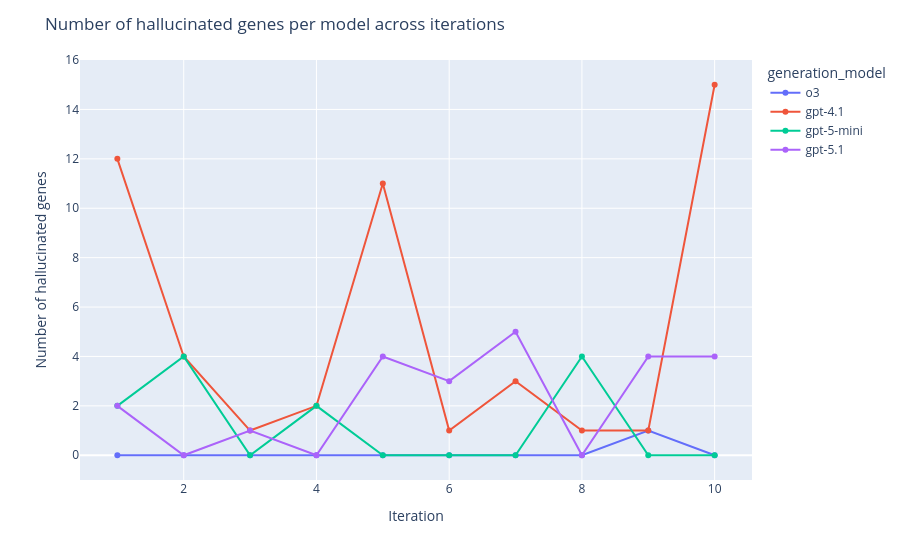

Notebook code cell kept with this figure:
### Code cell
df["hallucinated_genes"] = df["hallucinated_genes_list"].apply(
    lambda x: ", ".join(x) if isinstance(x, list) and len(x) > 0 else "None"
)

import plotly.express as px

fig = px.line(
    df,
    x="iteration",
    y="num_hallucinated_genes",
    color="generation_model",
    markers=True,
    hover_data={
        "hallucinated_genes": True,
        "num_hallucinated_genes": True
    }
)

fig.update_layout(
    title="Number of hallucinated genes per model across iterations",
    xaxis_title="Iteration",
    yaxis_title="Number of hallucinated genes"
)

fig.show()

### Figure 1 — Plotly figure (JSON) as saved in the notebook; plotly's stock layout.template omitted (floating-point values rounded to 4 significant figures)
{"data": [{"customdata": [["None"], ["None"], ["None"], ["None"], ["None"], ["None"], ["None"], ["None"], ["None"], ["None"]], "hovertemplate": "generation_model=o3<br>iteration=%{x}<br>num_hallucinated_genes=%{y}<br>hallucinated_genes=%{customdata[0]}<extra></extra>", "legendgroup": "o3", "line": {"color": "#636efa", "dash": "solid"}, "marker": {"symbol": "circle"}, "mode": "lines+markers", "name": "o3", "orientation": "v", "showlegend": true, "type": "scatter", "x": [1, 2, 3, 4, 5, 6, 7, 8, 9, 10], "xaxis": "x", "y": [0, 0, 0, 0, 0, 0, 0, 0, 1, 0], "yaxis": "y"}, {"customdata": [["None"], ["None"], ["None"], ["None"], ["None"], ["None"], ["None"], ["None"], ["None"], ["None"]], "hovertemplate": "generation_model=gpt-4.1<br>iteration=%{x}<br>num_hallucinated_genes=%{y}<br>hallucinated_genes=%{customdata[0]}<extra></extra>", "legendgroup": "gpt-4.1", "line": {"color": "#EF553B", "dash": "solid"}, "marker": {"symbol": "circle"}, "mode": "lines+markers", "name": "gpt-4.1", "orientation": "v", "showlegend": true, "type": "scatter", "x": [1, 2, 3, 4, 5, 6, 7, 8, 9, 10], "xaxis": "x", "y": [12, 4, 1, 2, 11, 1, 3, 1, 1, 15], "yaxis": "y"}, {"customdata": [["None"], ["None"], ["None"], ["None"], ["None"], ["None"], ["None"], ["None"], ["None"], ["None"]], "hovertemplate": "generation_model=gpt-5-mini<br>iteration=%{x}<br>num_hallucinated_genes=%{y}<br>hallucinated_genes=%{customdata[0]}<extra></extra>", "legendgroup": "gpt-5-mini", "line": {"color": "#00cc96", "dash": "solid"}, "marker": {"symbol": "circle"}, "mode": "lines+markers", "name": "gpt-5-mini", "orientation": "v", "showlegend": true, "type": "scatter", "x": [1, 2, 3, 4, 5, 6, 7, 8, 9, 10], "xaxis": "x", "y": [2, 4, 0, 2, 0, 0, 0, 4, 0, 0], "yaxis": "y"}, {"customdata": [["None"], ["None"], ["None"], ["None"], ["None"], ["None"], ["None"], ["None"], ["None"], ["None"]], "hovertemplate": "generation_model=gpt-5.1<br>iteration=%{x}<br>num_hallucinated_genes=%{y}<br>hallucinated_genes=%{customdata[0]}<extra></extra>", "legendgroup": "gpt-5.1", "line": {"color": "#ab63fa", "dash": "solid"}, "marker": {"symbol": "circle"}, "mode": "lines+markers", "name": "gpt-5.1", "orientation": "v", "showlegend": true, "type": "scatter", "x": [1, 2, 3, 4, 5, 6, 7, 8, 9, 10], "xaxis": "x", "y": [2, 0, 1, 0, 4, 3, 5, 0, 4, 4], "yaxis": "y"}], "layout": {"legend": {"title": {"text": "generation_model"}, "tracegroupgap": 0}, "margin": {"t": 60}, "title": {"text": "Number of hallucinated genes per model across iterations"}, "xaxis": {"anchor": "y", "domain": [0, 1], "title": {"text": "Iteration"}}, "yaxis": {"anchor": "x", "domain": [0, 1], "title": {"text": "Number of hallucinated genes"}}}}
